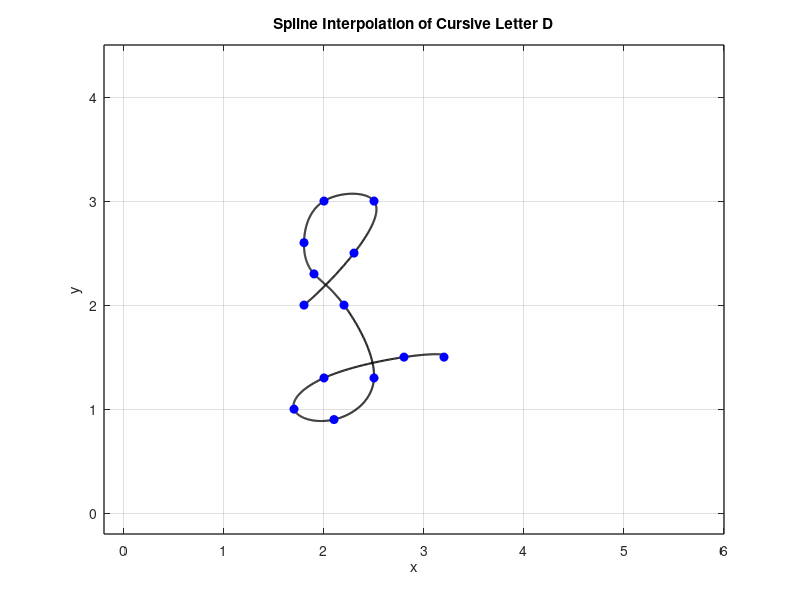

This chart was generated by the following MATLAB code:
x = [1.8 2.3 2.5 2 1.8 1.9 2.2 2.5 2.1 1.7 2.0 2.8 3.2];
y = [2 2.5 3 3 2.6 2.3 2.0 1.3 0.9 1.0 1.3 1.5 1.5];

n = length(x);
t = 0:n-1; % Parametric coordinate t
tt = 0:0.01:n-1; % More dense coordinate tt for spline interpolation

% Compute spline interpolation
xx = spline(t, x, tt);
yy = spline(t, y, tt);

% Plot settings
figure(1)
plot(xx, yy, 'k', 'LineWidth', 1.5) % plot spline
hold on
plot(x, y, 'bo', 'MarkerFaceColor', 'b') % plot data points
axis([-0.2 6 -0.2 4.5])
grid on
title('Spline Interpolation of Cursive Letter D')
xlabel('x')
ylabel('y')
set(gca, 'FontSize', 10, 'LineWidth', 1)
grid on